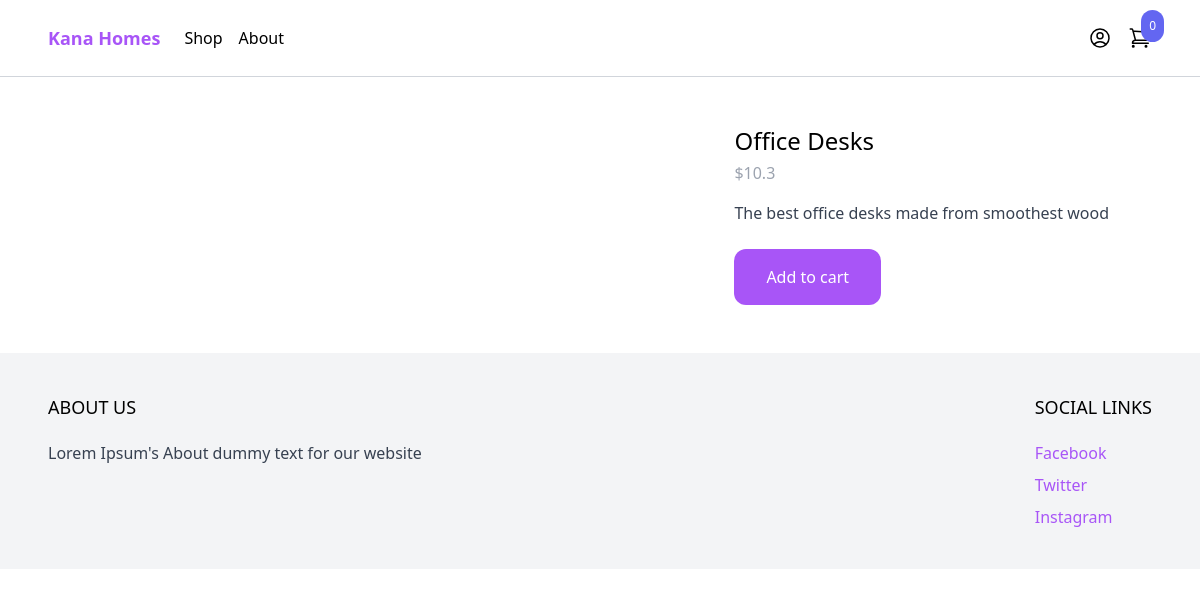
/shop/desks/, run on the app's committed database.
### product/models.py (models this page shows, shortened)
class Product(models.Model):
    category = models.ForeignKey(Category, related_name='products', on_delete=models.CASCADE)
    name = models.CharField(max_length=255)
    slug = models.SlugField()
    description = models.TextField(blank=True, null=True)
    price = models.IntegerField()
    created_at = models.DateTimeField(auto_now_add=True)
    image = models.ImageField(upload_to='uploads/', blank=True, null=True)
    thumbnail = models.ImageField(upload_to='uploads/', blank=True, null=True)
    class Meta:
        ordering = ('-created_at',)
    def get_display_price(self):
        return self.price / 100

### product/views.py (the view)
# urls.py: path('shop/<slug:slug>/', product, name='product'), #This means that we want slug to be a dynamic part of the url, so here we expect a slug and we give it a name of slug
def product(request, slug): #we want to also accept a slug and then get a product from the db based on the product we're on
    product = get_object_or_404(Product, slug=slug)
    return render(request, 'product/product.html', {'product': product})

### cart/cart.py (called while the page is built)
    def __len__(self):
        return sum(item['quantity'] for item in self.cart.values())

### cart/content_processors.py (called while the page is built)
def cart(request):
    return {'cart': Cart(request)}

### product/templates/product/product.html (shortened to what this page needs)
{% extends 'core/base.html' %}
{% block content%}
<div class="max-w-6xl mx-auto flex flex-wrap py-6 px-6 xl:px-0">
    <div class="images w-full mb-6 lg:mb-0 lg:w-3/5">
    </div>
    <div class="information w-full lg:w-2/5 lg:p-6">
        <h1 class="text-2xl">
            {{ product.name }}
        </h1>
        <p class="mt-1 text-gray-400">
            ${{ product.get_display_price }}
        </p>
        {% if product.description %}
            <p class="mt-4 text-gray-700">
            {{ product.description}}
            </p>
        {% endif %}
        <a href="#" class="mt-6 inline-block px-8 py-4 rounded-xl bg-purple-500 text-white hover:bg-purple-700"
        hx-get="{% url 'add_to_cart' product.id %}"
        hx-target="#menu_cart_button"
        hx-swap="outerHTML"
        >
            Add to cart
        </a>
    </div>
</div>
{% endblock %}

### data on the page
Product: name "Office Desks", get_display_price "10.3", description "The best office desks made from smoothest wood"

### other printed values
{{ cart|length }} "0"
